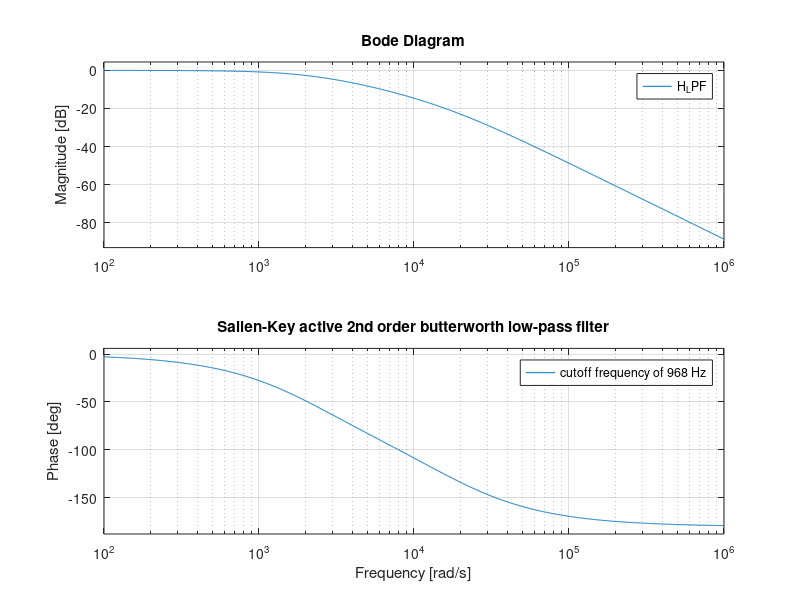
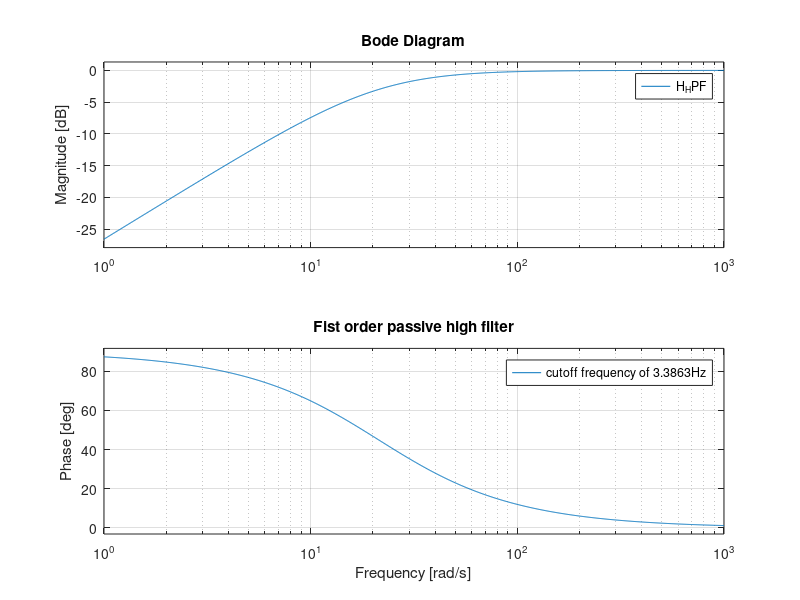
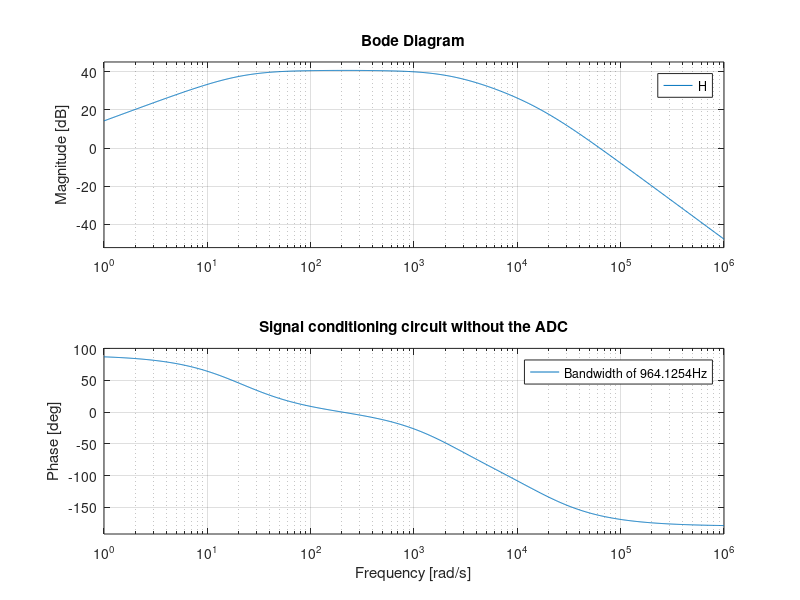

MATLAB code for these plots, in order:
clear all
close all

Preamplifier_gain=10;

R1_LPF=8.2e3;
R2_LPF=15e3;

C1_LPF=22e-9;
C2_LPF=10e-9;

Gain_sellected= 11; %[The main 4 options:11, 69, 101 and 221]

R_HPF=10e3;
C_HPF=4.7e-6;

s=tf('s');
wo_LPF=1/[sqrt(R1_LPF*R2_LPF*C1_LPF*C2_LPF)]
fo_LPF=wo_LPF/(2*pi)
Q_LPF=1/[wo_LPF*(R1_LPF*C1_LPF+R2_LPF*C1_LPF)]
H_LPF=(wo_LPF^2)/[s^2+wo_LPF/Q_LPF*s+wo_LPF^2]

wo_HPF=1/(R_HPF*C_HPF)
fo_HPF=wo_HPF/(2*pi)
H_HPF=s/[s+wo_HPF]

BW=fo_LPF-fo_HPF
H=Preamplifier_gain*H_LPF*Gain_sellected*H_HPF
%%
figure(1)
bode(H_LPF)
title('Sallen-Key active 2nd order butterworth low-pass filter')
legend('cutoff frequency of 968 Hz')

figure(2)
bode(H_HPF)
title('Fist order passive high filter')
legend('cutoff frequency of 3.3863Hz')

figure(3)
bode(H)
title('Signal conditioning circuit without the ADC')
legend('Bandwidth of 964.1254Hz')
